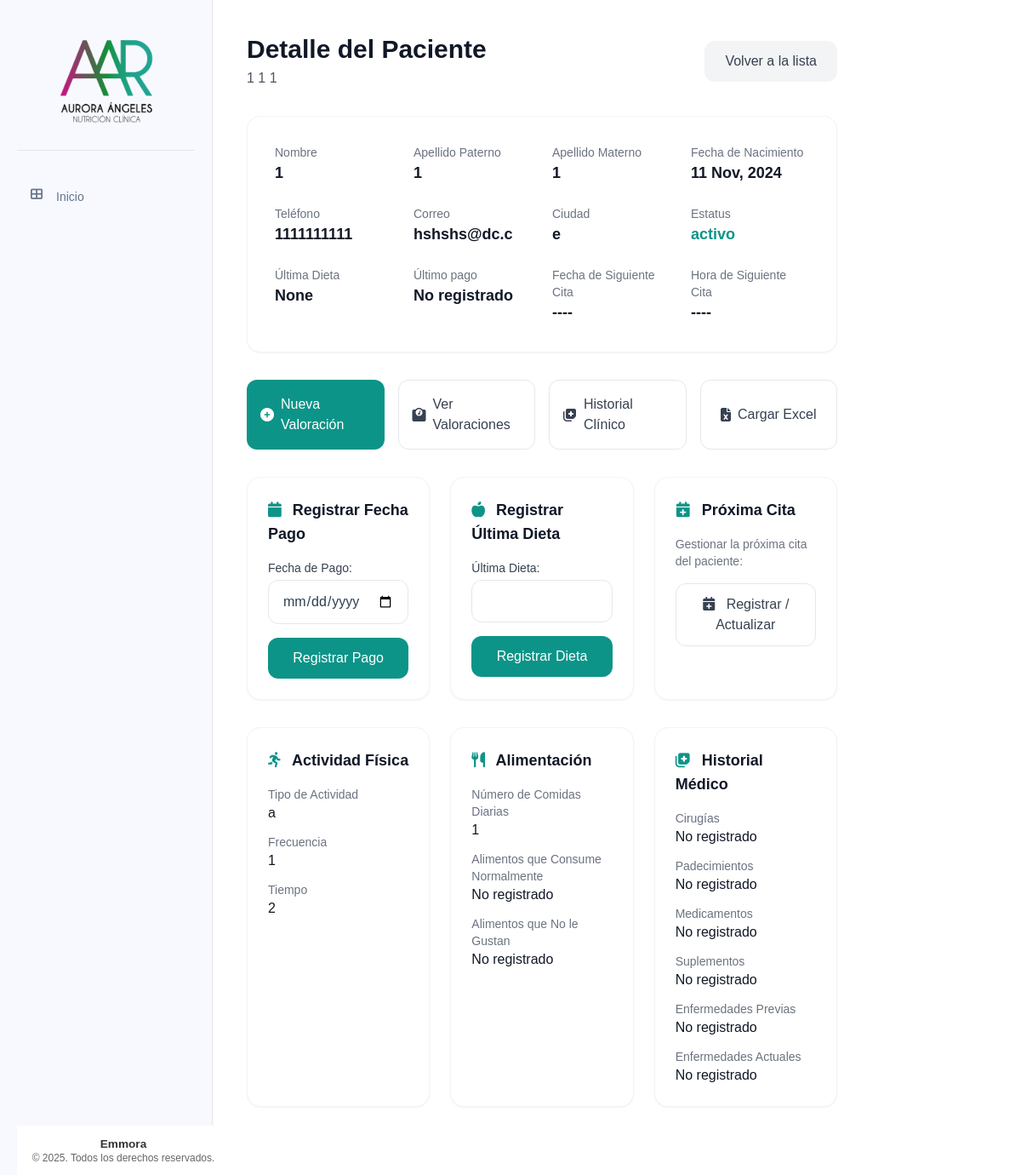
Before: /pacientes/7 with the older database file.
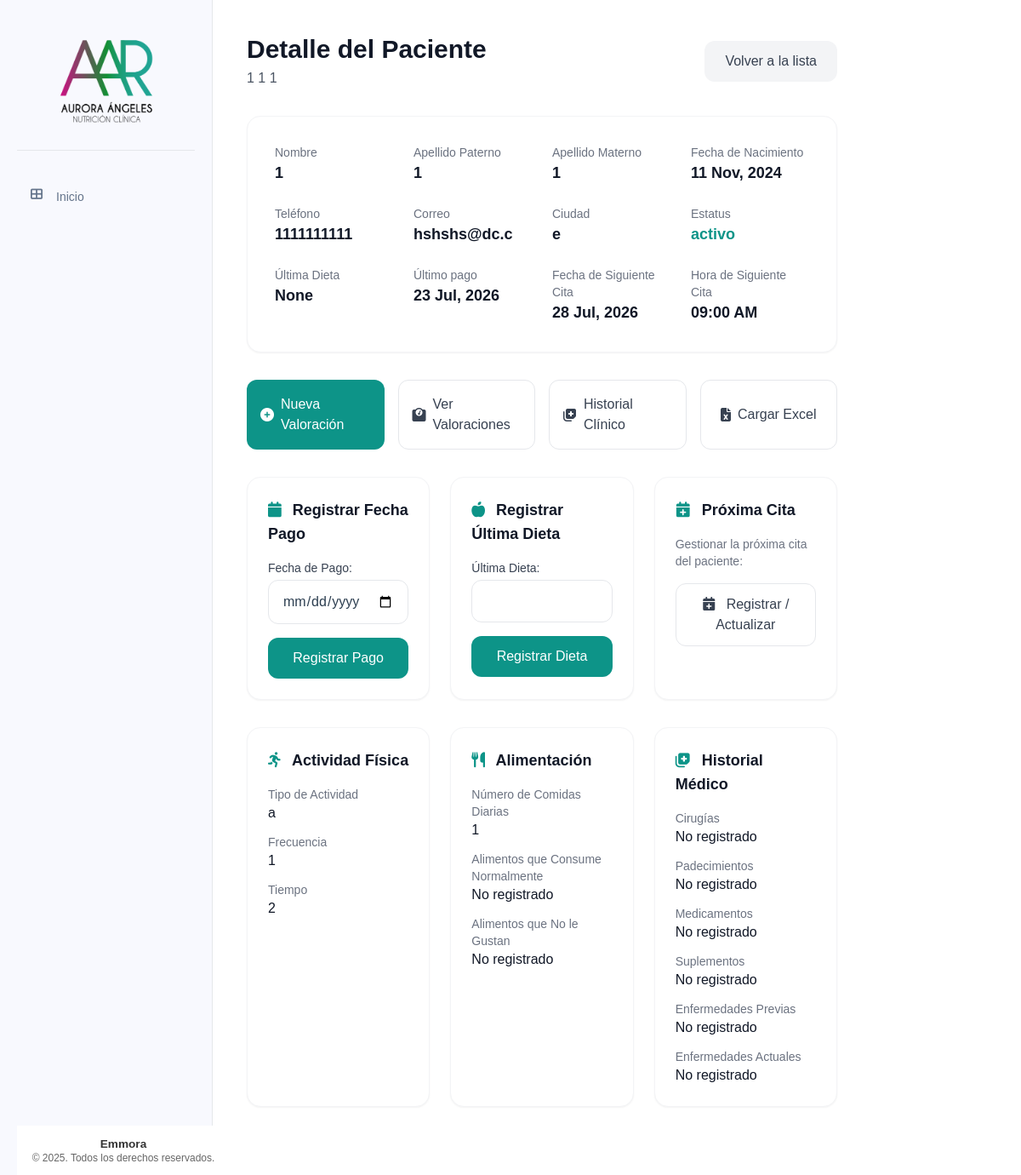
After: the same page with the newer database file.
### tables this page shows
CREATE TABLE pacientes (
    id INTEGER PRIMARY KEY AUTOINCREMENT,
    nombre TEXT NOT NULL,
    apellido_paterno TEXT NOT NULL,
    apellido_materno TEXT NOT NULL,
    fecha_nacimiento DATE NOT NULL,
    telefono TEXT NOT NULL,
    correo TEXT UNIQUE NOT NULL,
    ciudad TEXT NOT NULL,
    fecha_registro TIMESTAMP DEFAULT CURRENT_TIMESTAMP,
    status TEXT NOT NULL DEFAULT 'activo' CHECK (status IN ('activo', 'inactivo'))
);

CREATE TABLE historial_clinico (
    id INTEGER PRIMARY KEY AUTOINCREMENT,
    paciente_id INTEGER NOT NULL,
    cirugias TEXT,
    padecimientos TEXT,
    medicamentos TEXT,
    suplementos TEXT,
    enfermedades_previas TEXT,
    enfermedades_actuales TEXT,
    tipo_actividad_fisica TEXT,
    frecuencia_actividad_fisica TEXT,
    tiempo_actividad_fisica TEXT,
    numero_comidas_diarias INTEGER,
    alimentos_normales TEXT,
    alimentos_no_gustados TEXT,
    FOREIGN KEY (paciente_id) REFERENCES pacientes (id)
);

CREATE TABLE pagos (
    id INTEGER PRIMARY KEY AUTOINCREMENT,
    paciente_id INTEGER NOT NULL,
    fecha_pago DATE NOT NULL,
    FOREIGN KEY (paciente_id) REFERENCES pacientes (id)
);

### app/controllers/pacientes.py (the view, shortened to what this page needs)
@pacientes.route('/<int:id>', methods=['GET', 'POST'])
def detalle_paciente(id):
    paciente = Paciente.obtener_por_id(id)
    if paciente is None:
        flash('Paciente no encontrado', 'error')
        return redirect(url_for('pacientes.lista_pacientes'))
    ultimo_pago = Pago.obtener_ultimo_pago(id)
    historial = HistorialClinico.obtener_por_paciente_id(id)
    ultima_valoracion = ValoracionAntropometrica.obtener_ultima_por_paciente(id)
    cita_id = request.args.get('cita_id', None)
    cita = None
    if cita_id:
        cita = Cita.obtener_por_id(cita_id)
    siguiente_cita_data = Cita.obtener_siguiente_cita(id)
    siguiente_cita = None
    if siguiente_cita_data:
        fecha_str = siguiente_cita_data['fecha']
        hora_str = siguiente_cita_data['hora']
        siguiente_cita = datetime.strptime(f"{fecha_str} {hora_str}", '%Y-%m-%d %H:%M')
    today = datetime.now()
    return render_template('pacientes/detalle_paciente.html',
                            paciente=paciente,
                            ultimo_pago=ultimo_pago,
                            historial=historial,
                            ultima_valoracion=ultima_valoracion,
                            cita=cita,
                            siguiente_cita=siguiente_cita,
                            today=today)

### app/templates/pacientes/detalle_paciente.html (shortened to what this page needs)
{% extends "base/base.html" %}
{% block content %}
<div class="max-w-6xl mx-auto">
    <div class="mb-8 flex items-center justify-between">
        <div>
            <h1 class="text-3xl font-bold text-gray-900">Detalle del Paciente</h1>
            <p class="text-gray-600 mt-1">{{ paciente['nombre'] }} {{ paciente['apellido_paterno'] }} {{ paciente['apellido_materno'] }}</p>
        </div>
        <a href="{{ url_for('pacientes.lista_pacientes_activos') }}" class="px-6 py-3 bg-gray-100 hover:bg-gray-200 text-gray-700 font-medium rounded-xl transition">Volver a la lista</a>
    </div>
    <div class="bg-white p-8 rounded-2xl shadow-sm border border-gray-100 mb-8">
        <div class="grid grid-cols-1 md:grid-cols-2 lg:grid-cols-4 gap-6">
            <div>
                <p class="text-sm text-gray-500 font-medium">Nombre</p>
                <p class="text-lg font-semibold text-gray-900">{{ paciente['nombre'] }}</p>
            </div>
            <div>
                <p class="text-sm text-gray-500 font-medium">Apellido Paterno</p>
                <p class="text-lg font-semibold text-gray-900">{{ paciente['apellido_paterno'] }}</p>
            </div>
            <div>
                <p class="text-sm text-gray-500 font-medium">Apellido Materno</p>
                <p class="text-lg font-semibold text-gray-900">{{ paciente['apellido_materno'] }}</p>
            </div>
            <div>
                <p class="text-sm text-gray-500 font-medium">Fecha de Nacimiento</p>
                <p class="text-lg font-semibold text-gray-900">{{ paciente['fecha_nacimiento']|format_date }}</p>
            </div>
            <div>
                <p class="text-sm text-gray-500 font-medium">Teléfono</p>
                <p class="text-lg font-semibold text-gray-900">{{ paciente['telefono'] }}</p>
            </div>
            <div>
                <p class="text-sm text-gray-500 font-medium">Correo</p>
                <p class="text-lg font-semibold text-gray-900">{{ paciente['correo'] }}</p>
            </div>
            <div>
                <p class="text-sm text-gray-500 font-medium">Ciudad</p>
                <p class="text-lg font-semibold text-gray-900">{{ paciente['ciudad'] }}</p>
            </div>
            <div>
                <p class="text-sm text-gray-500 font-medium">Estatus</p>
                <p class="text-lg font-semibold text-teal-600">{{ paciente['status'] }}</p>
            </div>
            <div>
                <p class="text-sm text-gray-500 font-medium">Última Dieta</p>
                <p class="text-lg font-semibold text-gray-900">{{ ultima_valoracion['ultima_dieta'] if ultima_valoracion else 'No registrada' }}</p>
            </div>
            <div>
                <p class="text-sm text-gray-500 font-medium">Último pago</p>
                <p class="text-lg font-semibold text-gray-900">{{ ultimo_pago['fecha_pago']|format_date if ultimo_pago else 'No registrado' }}</p>
            </div>
            <div>
                <p class="text-sm text-gray-500 font-medium">Fecha de Siguiente Cita</p>
                <p class="text-lg font-semibold text-gray-900">
                    {% if siguiente_cita and siguiente_cita > today %}
                        {{ siguiente_cita.strftime('%Y-%m-%d')|format_date }}
                    {% else %}
                        ----
                    {% endif %}
                </p>
            </div>
            <div>
                <p class="text-sm text-gray-500 font-medium">Hora de Siguiente Cita</p>
                <p class="text-lg font-semibold text-gray-900">
                    {% if siguiente_cita and siguiente_cita > today %}
                        {% set hora = siguiente_cita.strftime('%H:%M').split(':') %}
                        {{ '%02d:%02d %s' % (hora[0]|int % 12 or 12, hora[1]|int, 'AM' if hora[0]|int < 12 else 'PM') }}
                    {% else %}
                        ----
                    {% endif %}
                </p>
            </div>
        </div>
    </div>
    <div class="grid grid-cols-1 sm:grid-cols-2 lg:grid-cols-4 gap-4 mb-8">
        <a href="{{ url_for('valoracion.nueva_valoracion', paciente_id=paciente['id']) }}" class="flex items-center justify-center gap-2 p-4 bg-teal-600 hover:bg-teal-700 text-white rounded-xl font-medium transition">
            <i class="fas fa-plus-circle"></i> Nueva Valoración
        </a>
        <a href="{{ url_for('valoracion.lista_valoraciones', paciente_id=paciente['id']) }}" class="flex items-center justify-center gap-2 p-4 bg-white border border-gray-200 hover:bg-gray-50 text-gray-700 rounded-xl font-medium transition">
            <i class="fas fa-weight"></i> Ver Valoraciones
        </a>
        <a href="{{ url_for('historial_clinico.ver_crear_historial', paciente_id=paciente['id']) }}" class="flex items-center justify-center gap-2 p-4 bg-white border border-gray-200 hover:bg-gray-50 text-gray-700 rounded-xl font-medium transition">
            <i class="fas fa-notes-medical"></i> Historial Clínico
        </a>
        <button type="button" id="btnOpenExcelModal" class="flex items-center justify-center gap-2 p-4 bg-white border border-gray-200 hover:bg-gray-50 text-gray-700 rounded-xl font-medium transition">
            <i class="fas fa-file-excel"></i> Cargar Excel
        </button>
    </div>
    <div class="grid grid-cols-1 lg:grid-cols-3 gap-6 mb-8">
        <div class="bg-white p-6 rounded-2xl shadow-sm border border-gray-100">
            <h3 class="text-lg font-semibold text-gray-900 mb-4"><i class="fas fa-calendar text-teal-600 mr-2"></i> Registrar Fecha Pago</h3>
            <form action="{{ url_for('pacientes.registrar_pago_paciente', id=paciente['id']) }}" method="POST" class="space-y-4">
                <div>
                    <label for="fecha_pago" class="block text-sm font-medium text-gray-700 mb-1">Fecha de Pago:</label>
                    <input type="date" id="fecha_pago" name="fecha_pago" class="w-full px-4 py-3 rounded-xl border border-gray-200 focus:ring-2 focus:ring-teal-500 focus:border-teal-500 transition" required>
                </div>
                <button type="submit" class="w-full py-3 px-4 bg-teal-600 hover:bg-teal-700 text-white rounded-xl font-medium transition">Registrar Pago</button>
            </form>
        </div>
        <div class="bg-white p-6 rounded-2xl shadow-sm border border-gray-100">
            <h3 class="text-lg font-semibold text-gray-900 mb-4"><i class="fas fa-apple-alt text-teal-600 mr-2"></i> Registrar Última Dieta</h3>
            <form action="{{ url_for('pacientes.detalle_paciente', id=paciente['id']) }}" method="POST" class="space-y-4">
                <div>
                    <label for="ultima_dieta" class="block text-sm font-medium text-gray-700 mb-1">Última Dieta:</label>
                    <input type="text" id="ultima_dieta" name="ultima_dieta" class="w-full px-4 py-3 rounded-xl border border-gray-200 focus:ring-2 focus:ring-teal-500 focus:border-teal-500 transition" maxlength="8" required>
                </div>
                <button type="submit" class="w-full py-3 px-4 bg-teal-600 hover:bg-teal-700 text-white rounded-xl font-medium transition">Registrar Dieta</button>
            </form>
        </div>
        <div class="bg-white p-6 rounded-2xl shadow-sm border border-gray-100">
            <h3 class="text-lg font-semibold text-gray-900 mb-4"><i class="fas fa-calendar-plus text-teal-600 mr-2"></i> Próxima Cita</h3>
            <div class="space-y-4">
                <p class="text-sm text-gray-500">Gestionar la próxima cita del paciente:</p>
                <button type="button" id="btnOpenModal" class="w-full py-3 px-4 bg-white border border-gray-200 hover:bg-gray-50 text-gray-700 rounded-xl font-medium transition">
                    <i class="fas fa-calendar-plus mr-2"></i> Registrar / Actualizar
                </button>
            </div>
        </div>
    </div>
    <div class="grid grid-cols-1 lg:grid-cols-3 gap-6">
    {% if historial %}
        <div class="bg-white p-6 rounded-2xl shadow-sm border border-gray-100">
            <h3 class="text-lg font-semibold text-gray-900 mb-4"><i class="fas fa-running text-teal-600 mr-2"></i> Actividad Física</h3>
            <div class="space-y-3">
                <div>
                    <p class="text-sm text-gray-500">Tipo de Actividad</p>
                    <p class="font-medium text-gray-900">{{ historial['tipo_actividad_fisica'] or 'No registrado' }}</p>
                </div>
                <div>
                    <p class="text-sm text-gray-500">Frecuencia</p>
                    <p class="font-medium text-gray-900">{{ historial['frecuencia_actividad_fisica'] or 'No registrado' }}</p>
                </div>
                <div>
                    <p class="text-sm text-gray-500">Tiempo</p>
                    <p class="font-medium text-gray-900">{{ historial['tiempo_actividad_fisica'] or 'No registrado' }}</p>
                </div>
            </div>
        </div>
        <div class="bg-white p-6 rounded-2xl shadow-sm border border-gray-100">
            <h3 class="text-lg font-semibold text-gray-900 mb-4"><i class="fas fa-utensils text-teal-600 mr-2"></i> Alimentación</h3>
            <div class="space-y-3">
                <div>
                    <p class="text-sm text-gray-500">Número de Comidas Diarias</p>
                    <p class="font-medium text-gray-900">{{ historial['numero_comidas_diarias'] or 'No registrado' }}</p>
                </div>
                <div>
                    <p class="text-sm text-gray-500">Alimentos que Consume Normalmente</p>
                    <p class="font-medium text-gray-900">{{ historial['alimentos_normales'] or 'No registrado' }}</p>
                </div>
                <div>
                    <p class="text-sm text-gray-500">Alimentos que No le Gustan</p>
                    <p class="font-medium text-gray-900">{{ historial['alimentos_no_gustados'] or 'No registrado' }}</p>
                </div>
            </div>
        </div>
        <div class="bg-white p-6 rounded-2xl shadow-sm border border-gray-100">
            <h3 class="text-lg font-semibold text-gray-900 mb-4"><i class="fas fa-notes-medical text-teal-600 mr-2"></i> Historial Médico</h3>
            <div class="space-y-3">
                <div>
                    <p class="text-sm text-gray-500">Cirugías</p>
                    <p class="font-medium text-gray-900">{{ historial['cirugias'] or 'No registrado' }}</p>
                </div>
                <div>
                    <p class="text-sm text-gray-500">Padecimientos</p>
                    <p class="font-medium text-gray-900">{{ historial['padecimientos'] or 'No registrado' }}</p>
                </div>
                <div>
                    <p class="text-sm text-gray-500">Medicamentos</p>
                    <p class="font-medium text-gray-900">{{ historial['medicamentos'] or 'No registrado' }}</p>
                </div>
                <div>
                    <p class="text-sm text-gray-500">Suplementos</p>
                    <p class="font-medium text-gray-900">{{ historial['suplementos'] or 'No registrado' }}</p>
                </div>
                <div>
                    <p class="text-sm text-gray-500">Enfermedades Previas</p>
                    <p class="font-medium text-gray-900">{{ historial['enfermedades_previas'] or 'No registrado' }}</p>
                </div>
                <div>
                    <p class="text-sm text-gray-500">Enfermedades Actuales</p>
                    <p class="font-medium text-gray-900">{{ historial['enfermedades_actuales'] or 'No registrado' }}</p>
                </div>
            </div>
        </div>
        {% else %}
            <div class="lg:col-span-3 bg-white p-6 rounded-2xl shadow-sm border border-gray-100 text-center text-gray-500">
                No hay historial clínico registrado.
            </div>
        {% endif %}
    </div>
</div>
{% endblock %}

### app/templates/base/base.html (shortened to what this page needs)
<!DOCTYPE html>
<html lang="es">
<head>
    <link rel="stylesheet" href="{{ url_for('static', filename='css/components/base.css') }}">
    <link rel="stylesheet" href="{{ url_for('static', filename='css/components/_forms.css') }}">
    <link rel="stylesheet" href="{{ url_for('static', filename='css/components/_tables.css') }}">
    <link rel="stylesheet" href="{{ url_for('static', filename='css/components/_buttons.css') }}">
    <link rel="stylesheet" href="{{ url_for('static', filename='css/components/_cards.css') }}">
    <link rel="stylesheet" href="{{ url_for('static', filename='css/components/_tabs.css') }}">
    <link rel="stylesheet" href="{{ url_for('static', filename='css/components/_modal.css') }}">
    <link rel="stylesheet" href="{{ url_for('static', filename='css/components/_sidebar.css') }}">
    <script src="https://cdn.tailwindcss.com"></script>
    <link rel="stylesheet" href="{{ url_for('static', filename='css/style.css') }}">
    <link href="https://cdnjs.cloudflare.com/ajax/libs/font-awesome/6.4.0/css/all.min.css" rel="stylesheet">
</head>
<body>
    <div class="container" x-data="{ menuOpen: false }">
        <nav class="sidebar">
            <div class="sidebar__header">
                <img src="{{ url_for('static', filename='img/logos/logo.png') }}"
                        alt="Sistema de Pacientes"
                        class="sidebar__logo"
                        onerror="this.onerror=null; this.src='{{ url_for('static', filename='img/logos/default-logo.png') }}'">
            </div>
            <ul class="sidebar__list">
                <li class="sidebar__item">
                    <a href="{{ url_for('main.index') }}" class="sidebar__link">
                        <i class="fas fa-th-large sidebar__icon"></i> Inicio
                    </a>
                </li>
            </ul>
            <div class="sidebar-footer">
                <div class="footer-content">
                    <p>Emmora</p>
                    <p>&copy; 2025. Todos los derechos reservados.</p>
                </div>
            </div>
        </nav>
        <main class="p-6 md:p-10 space-y-10">
            {% block content %}{% endblock %}
        </main>
    </div>
</body>
</html>

Changed rows visible on the page:
added pagos: fecha_pago "23 Jul, 2026"
Other visible differences:
{{ siguiente_cita.strftime('%Y-%m-%d')|format_date }}: (not shown) → "28 Jul, 2026"
text no longer shown: "No registrado ---- ----"
text now shown: "09:00 AM"
